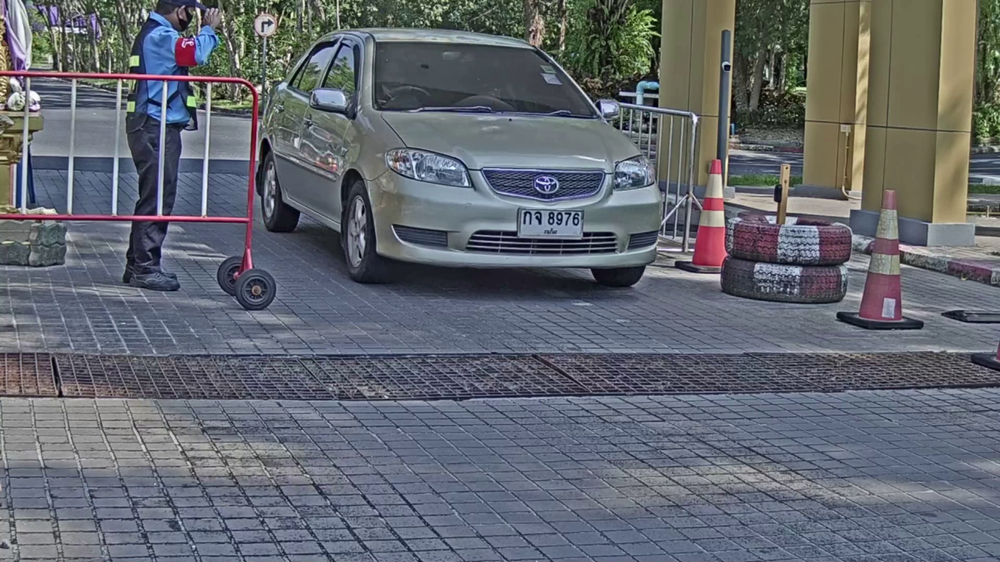
#> input picture OpenCV_Capture_Image_From_Video_Project_II_Final/Images CCTV 1/ImagesCar_15.png, 1000 x 562 px, shrunk from 1920 x 1080 before the run, found by its file name
$ python Main.py
#> lines starting #> are read from the running program, lines starting #| are printed output that depends on the picture
#> in main, imgOriginalScene is the input picture: shape (562, 1000, 3); mean B, G, R 112, 103.9, 99.3
### OpenCV_License_Plate_Recognition_Python_Project_II_Final/DetectPlates.py
# DetectPlates.py

import cv2
import numpy as np
import math
import Main
import random

import Preprocess
import DetectChars
import PossiblePlate
import PossibleChar

# module level variables ##########################################################################
PLATE_WIDTH_PADDING_FACTOR = 1.3
PLATE_HEIGHT_PADDING_FACTOR = 1.5

###################################################################################################
def detectPlatesInScene(imgOriginalScene):
    listOfPossiblePlates = []                   # this will be the return value

    height, width, numChannels = imgOriginalScene.shape

    imgGrayscaleScene = np.zeros((height, width, 1), np.uint8)
    imgThreshScene = np.zeros((height, width, 1), np.uint8)
    imgContours = np.zeros((height, width, 3), np.uint8)

    cv2.destroyAllWindows()

    if Main.showSteps == True: # show steps #######################################################
        cv2.imshow("0", imgOriginalScene)
    # end if # show steps #########################################################################

    imgGrayscaleScene, imgThreshScene = Preprocess.preprocess(imgOriginalScene)         # preprocess to get grayscale and threshold images

    if Main.showSteps == True: # show steps #######################################################
        cv2.imshow("1a", imgGrayscaleScene)
        cv2.imshow("1b", imgThreshScene)
    # end if # show steps #########################################################################

            # find all possible chars in the scene,
            # this function first finds all contours, then only includes contours that could be chars (without comparison to other chars yet)
    listOfPossibleCharsInScene = findPossibleCharsInScene(imgThreshScene)

    if Main.showSteps == True: # show steps #######################################################
        print("step 2 - len(listOfPossibleCharsInScene) = " + str(
            len(listOfPossibleCharsInScene)))  # 131 with MCLRNF1 image

        imgContours = np.zeros((height, width, 3), np.uint8)

        contours = []

        for possibleChar in listOfPossibleCharsInScene:
            contours.append(possibleChar.contour)
        # end for

        cv2.drawContours(imgContours, contours, -1, Main.SCALAR_WHITE)
        cv2.imshow("2b", imgContours)
    # end if # show steps #########################################################################

            # given a list of all possible chars, find groups of matching chars
            # in the next steps each group of matching chars will attempt to be recognized as a plate
    listOfListsOfMatchingCharsInScene = DetectChars.findListOfListsOfMatchingChars(listOfPossibleCharsInScene)

    if Main.showSteps == True: # show steps #######################################################
        print("step 3 - listOfListsOfMatchingCharsInScene.Count = " + str(
            len(listOfListsOfMatchingCharsInScene)))  # 13 with MCLRNF1 image

        imgContours = np.zeros((height, width, 3), np.uint8)

        for listOfMatchingChars in listOfListsOfMatchingCharsInScene:
            intRandomBlue = random.randint(0, 255)
            intRandomGreen = random.randint(0, 255)
            intRandomRed = random.randint(0, 255)

            contours = []

            for matchingChar in listOfMatchingChars:
                contours.append(matchingChar.contour)
            # end for

            cv2.drawContours(imgContours, contours, -1, (intRandomBlue, intRandomGreen, intRandomRed))
        # end for

        cv2.imshow("3", imgContours)
    # end if # show steps #########################################################################

    for listOfMatchingChars in listOfListsOfMatchingCharsInScene:                   # for each group of matching chars
        possiblePlate = extractPlate(imgOriginalScene, listOfMatchingChars)         # attempt to extract plate

        if possiblePlate.imgPlate is not None:                          # if plate was found
            listOfPossiblePlates.append(possiblePlate)                  # add to list of possible plates
        # end if
    # end for

    print("\n" + str(len(listOfPossiblePlates)) + " possible plates found")  # 13 with MCLRNF1 image

    if Main.showSteps == True: # show steps #######################################################
        print("\n")
        cv2.imshow("4a", imgContours)

        for i in range(0, len(listOfPossiblePlates)):
            p2fRectPoints = cv2.boxPoints(listOfPossiblePlates[i].rrLocationOfPlateInScene)

            cv2.line(imgContours, tuple(p2fRectPoints[0]), tuple(p2fRectPoints[1]), Main.SCALAR_RED, 2)
            cv2.line(imgContours, tuple(p2fRectPoints[1]), tuple(p2fRectPoints[2]), Main.SCALAR_RED, 2)
            cv2.line(imgContours, tuple(p2fRectPoints[2]), tuple(p2fRectPoints[3]), Main.SCALAR_RED, 2)
            cv2.line(imgContours, tuple(p2fRectPoints[3]), tuple(p2fRectPoints[0]), Main.SCALAR_RED, 2)

            cv2.imshow("4a", imgContours)

            print("possible plate " + str(i) + ", click on any image and press a key to continue . . .")

            cv2.imshow("4b", listOfPossiblePlates[i].imgPlate)
            cv2.waitKey(0)
        # end for

        print("\nplate detection complete, click on any image and press a key to begin char recognition . . .\n")
        cv2.waitKey(0)
    # end if # show steps #########################################################################

    return listOfPossiblePlates
# end function

###################################################################################################
def findPossibleCharsInScene(imgThresh):
    listOfPossibleChars = []                # this will be the return value

    intCountOfPossibleChars = 0

    imgThreshCopy = imgThresh.copy()

    contours, npaHierarchy = cv2.findContours(imgThreshCopy, cv2.RETR_LIST, cv2.CHAIN_APPROX_SIMPLE)   # find all contours

    height, width = imgThresh.shape
    imgContours = np.zeros((height, width, 3), np.uint8)

    for i in range(0, len(contours)):                       # for each contour

        if Main.showSteps == True: # show steps ###################################################
            cv2.drawContours(imgContours, contours, i, Main.SCALAR_WHITE)
        # end if # show steps #####################################################################

        possibleChar = PossibleChar.PossibleChar(contours[i])

        if DetectChars.checkIfPossibleChar(possibleChar):                   # if contour is a possible char, note this does not compare to other chars (yet) . . .
            intCountOfPossibleChars = intCountOfPossibleChars + 1           # increment count of possible chars
            listOfPossibleChars.append(possibleChar)                        # and add to list of possible chars
        # end if
    # end for

    if Main.showSteps == True: # show steps #######################################################
        print("\nstep 2 - len(contours) = " + str(len(contours)))  # 2362 with MCLRNF1 image
        print("step 2 - intCountOfPossibleChars = " + str(intCountOfPossibleChars))  # 131 with MCLRNF1 image
        cv2.imshow("2a", imgContours)
    # end if # show steps #########################################################################

    return listOfPossibleChars
# end function


###################################################################################################
def extractPlate(imgOriginal, listOfMatchingChars):
    possiblePlate = PossiblePlate.PossiblePlate()           # this will be the return value

    listOfMatchingChars.sort(key = lambda matchingChar: matchingChar.intCenterX)        # sort chars from left to right based on x position

            # calculate the center point of the plate
    fltPlateCenterX = (listOfMatchingChars[0].intCenterX + listOfMatchingChars[len(listOfMatchingChars) - 1].intCenterX) / 2.0
    fltPlateCenterY = (listOfMatchingChars[0].intCenterY + listOfMatchingChars[len(listOfMatchingChars) - 1].intCenterY) / 2.0

    ptPlateCenter = fltPlateCenterX, fltPlateCenterY

            # calculate plate width and height
    intPlateWidth = int((listOfMatchingChars[len(listOfMatchingChars) - 1].intBoundingRectX + listOfMatchingChars[len(listOfMatchingChars) - 1].intBoundingRectWidth - listOfMatchingChars[0].intBoundingRectX) * PLATE_WIDTH_PADDING_FACTOR)

    intTotalOfCharHeights = 0

    for matchingChar in listOfMatchingChars:
        intTotalOfCharHeights = intTotalOfCharHeights + matchingChar.intBoundingRectHeight
    # end for

    fltAverageCharHeight = intTotalOfCharHeights / len(listOfMatchingChars)

    intPlateHeight = int(fltAverageCharHeight * PLATE_HEIGHT_PADDING_FACTOR)

            # calculate correction angle of plate region
    fltOpposite = listOfMatchingChars[len(listOfMatchingChars) - 1].intCenterY - listOfMatchingChars[0].intCenterY
    fltHypotenuse = DetectChars.distanceBetweenChars(listOfMatchingChars[0], listOfMatchingChars[len(listOfMatchingChars) - 1])
    fltCorrectionAngleInRad = math.asin(fltOpposite / fltHypotenuse)
    fltCorrectionAngleInDeg = fltCorrectionAngleInRad * (180.0 / math.pi)

            # pack plate region center point, width and height, and correction angle into rotated rect member variable of plate
    possiblePlate.rrLocationOfPlateInScene = ( tuple(ptPlateCenter), (intPlateWidth, intPlateHeight), fltCorrectionAngleInDeg )

            # final steps are to perform the actual rotation

            # get the rotation matrix for our calculated correction angle
    rotationMatrix = cv2.getRotationMatrix2D(tuple(ptPlateCenter), fltCorrectionAngleInDeg, 1.0)

    height, width, numChannels = imgOriginal.shape      # unpack original image width and height

    imgRotated = cv2.warpAffine(imgOriginal, rotationMatrix, (width, height))       # rotate the entire image

    imgCropped = cv2.getRectSubPix(imgRotated, (intPlateWidth, intPlateHeight), tuple(ptPlateCenter))

    possiblePlate.imgPlate = imgCropped         # copy the cropped plate image into the applicable member variable of the possible plate

    return possiblePlate
# end function

### OpenCV_License_Plate_Recognition_Python_Project_II_Final/Preprocess.py
# Preprocess.py

import cv2
import numpy as np
import math

# module level variables ##########################################################################
GAUSSIAN_SMOOTH_FILTER_SIZE = (5, 5)
ADAPTIVE_THRESH_BLOCK_SIZE = 19
ADAPTIVE_THRESH_WEIGHT = 9

###################################################################################################
def preprocess(imgOriginal):
    imgGrayscale = extractValue(imgOriginal)

    imgMaxContrastGrayscale = maximizeContrast(imgGrayscale)

    height, width = imgGrayscale.shape

    imgBlurred = np.zeros((height, width, 1), np.uint8)

    imgBlurred = cv2.GaussianBlur(imgMaxContrastGrayscale, GAUSSIAN_SMOOTH_FILTER_SIZE, 0)

    imgThresh = cv2.adaptiveThreshold(imgBlurred, 255.0, cv2.ADAPTIVE_THRESH_GAUSSIAN_C, cv2.THRESH_BINARY_INV, ADAPTIVE_THRESH_BLOCK_SIZE, ADAPTIVE_THRESH_WEIGHT)

    return imgGrayscale, imgThresh
# end function

###################################################################################################
def extractValue(imgOriginal):
    height, width, numChannels = imgOriginal.shape

    imgHSV = np.zeros((height, width, 3), np.uint8)

    imgHSV = cv2.cvtColor(imgOriginal, cv2.COLOR_BGR2HSV)
#> imgHSV: shape (562, 1000, 3); mean H, S, V 95.8, 55.9, 117.9

    imgHue, imgSaturation, imgValue = cv2.split(imgHSV)
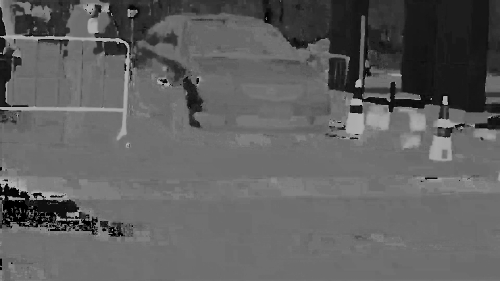
#> imgHue: shape (562, 1000) (shown at 1/2 size); min 0, max 179, mean 95.8
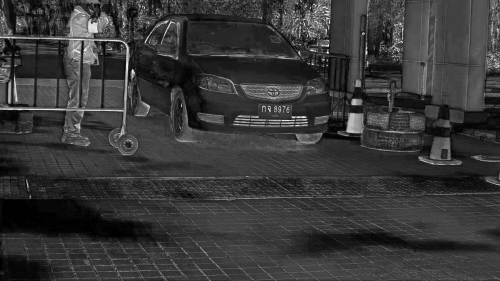
#> imgSaturation: shape (562, 1000) (shown at 1/2 size); min 0, max 255, mean 55.9
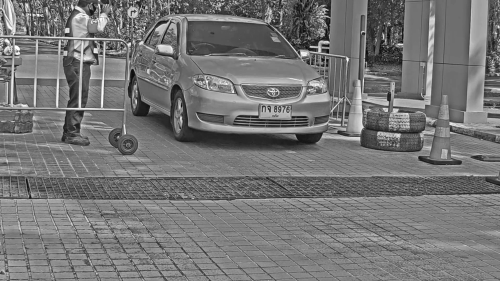
#> imgValue: shape (562, 1000) (shown at 1/2 size); min 2, max 255, mean 117.9

    return imgValue
# end function

###################################################################################################
def maximizeContrast(imgGrayscale):

    height, width = imgGrayscale.shape

    imgTopHat = np.zeros((height, width, 1), np.uint8)
    imgBlackHat = np.zeros((height, width, 1), np.uint8)

    structuringElement = cv2.getStructuringElement(cv2.MORPH_RECT, (3, 3))

    imgTopHat = cv2.morphologyEx(imgGrayscale, cv2.MORPH_TOPHAT, structuringElement)
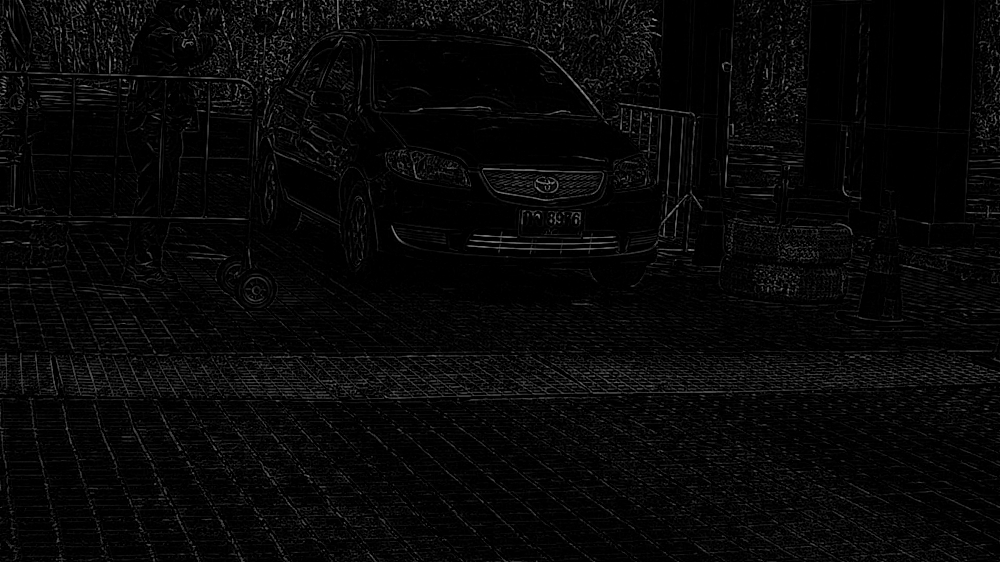
#> imgTopHat: shape (562, 1000); min 0, max 151, mean 7.5
    imgBlackHat = cv2.morphologyEx(imgGrayscale, cv2.MORPH_BLACKHAT, structuringElement)

    imgGrayscalePlusTopHat = cv2.add(imgGrayscale, imgTopHat)
#> (the rest of the program and of its run is left out)
